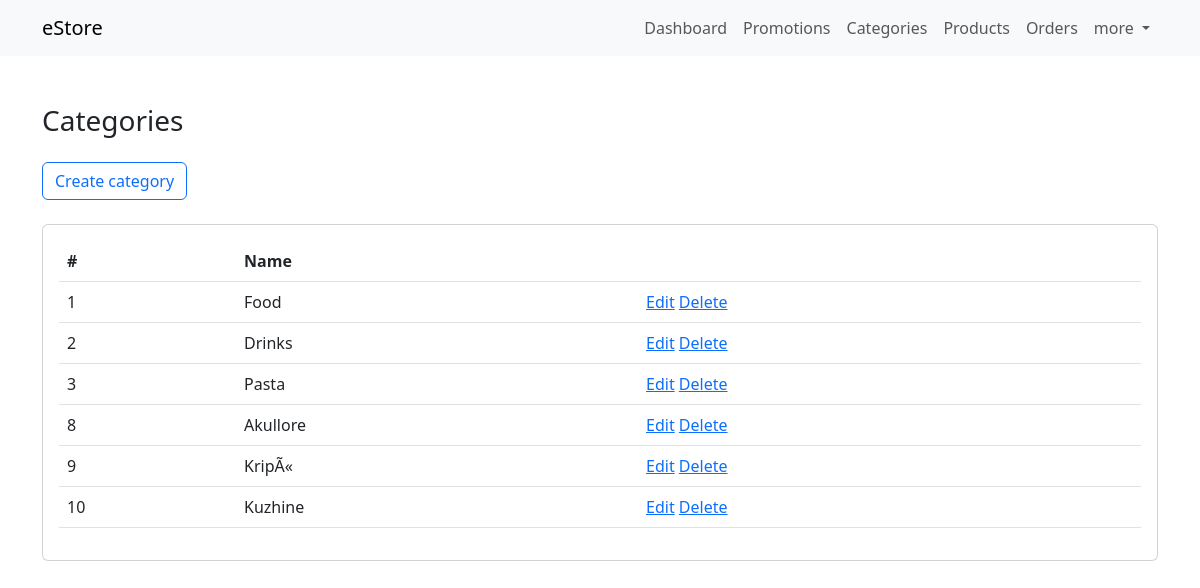
The app's page /dashboard/categories/index.php (signed in), older data.
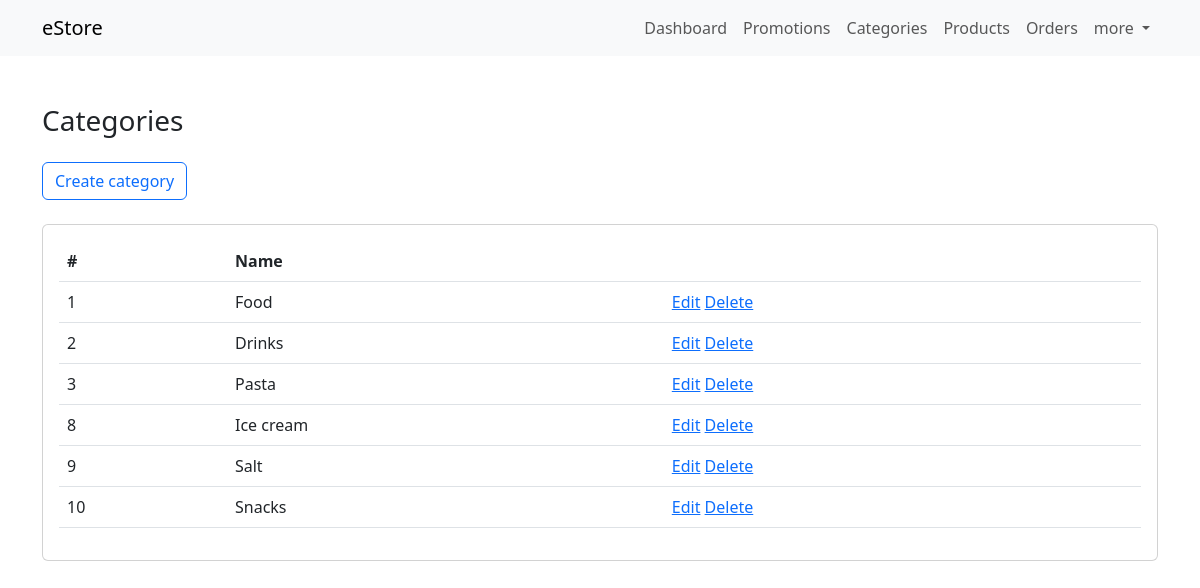
The same page, newer data.
### tables this page shows
CREATE TABLE `categories` (
  `id` int(11) NOT NULL,
  `name` varchar(45) NOT NULL
);

### classes/Database.php (called while the page is built)
<?php
class Database {
    private static $instance = null;
    private $connection = null;
    public function __construct() {
        $this->connection = new mysqli('localhost', 'root', '', 'estore');
    }
    public static function getInstance() {
        if(!self::$instance) {
            self::$instance = new self;
        }
        return self::$instance;
    }
    function getConnection() {
        return $this->connection;
    }
}

### classes/CRUD.php (called while the page is built, shortened)
<?php
include 'Database.php';
class CRUD {
    private $mysqli;
    public function __construct() {
        $db = Database::getInstance();
        $this->mysqli = $db->getConnection();
    }
    public function read($table, $condition = [], $limit = null, $order = []) {
        $sql = "SELECT * FROM `".$table."`";
        $items = [];
        if($query = $this->mysqli->query($sql)) {
            if($query->num_rows > 0) {
                while($row = $query->fetch_assoc()) {
                    $items[] = $row;
                }
            }
            return $items;
        } else {
            return $this->mysqli->error;
        }
    }
}

### dashboard/categories/index.php (the view, shortened to what this page needs)
<?php
    include('../includes/header.php');
    include('../../classes/CRUD.php');
    $crud = new CRUD;
    $categories = $crud->read('categories');
?>
<div class="dashboard my-5">
    <div class="container">
        <h3 class="mb-4">Categories</h3>
        <a href="create.php" class="btn btn-outline-primary mb-4">Create category</a>
        <?php if($categories && count($categories)): ?>
        <div class="card">
            <div class="card-body">
                <div class="table-responsive">
                    <table class="table table-borderd">
                        <tbody>
                            <tr>
                                <th>#</th>
                                <th>Name</th>
                                <th></th>
                            </tr>
                            <?php foreach($categories as $category): ?>
                            <tr>
                                <td><?= $category['id'] ?></td>
                                <td><?= $category['name'] ?></td>
                                <td>
                                    <a href="edit.php?id=<?= $category['id'] ?>">Edit</a>
                                    <a href="?action=delete&id=<?= $category['id'] ?>" onclick="return confirm('Are you sure?')">Delete</a>
                                </td>
                            </tr>
                            <?php endforeach; ?>
                        </tbody>
                    </table>
                </div>
            </div>
        </div>
        <?php endif; ?>
    </div>
</div>
<?php include('../includes/footer.php'); ?>

Row changes from the older to the newer data that the page shows:
changed categories id 8: name "Akullore" → "Ice cream"
changed categories id 9: name "KripÃ«" → "Salt"
changed categories id 10: name "Kuzhine" → "Snacks"
